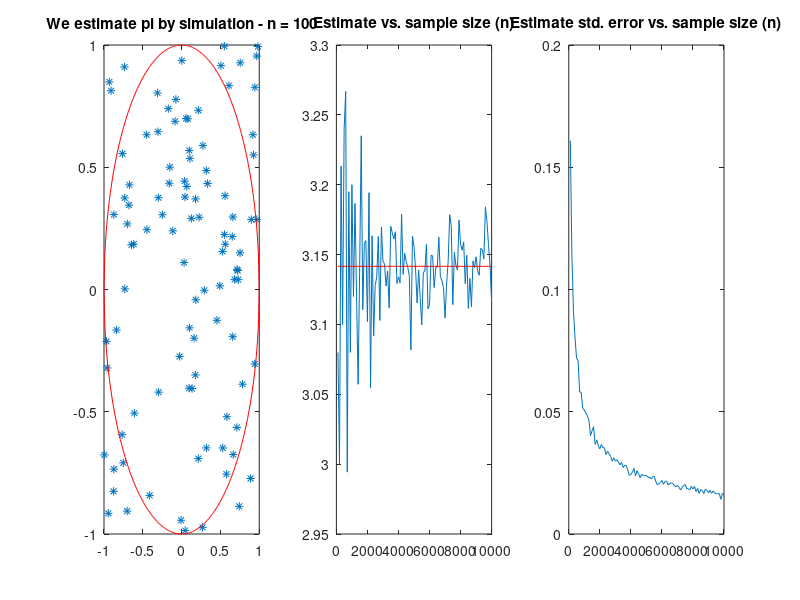

Recreate this plot in MATLAB.
%
% Description: A classic simulation example: Estimating pi by simulating dots on unit circle (area=pi) on the square
%([-1,1],[-1,1]) and multiply ratio of dots inside unit cirlce to outside
%by 4 (area of square) to estimate pi.

clear all; clc;
n=100:100:10000;         %#dots used
m=250;                  %#replications to see std. dev. of estimate

%memory allocation
Estimate = NaN(length(n),1);
Error = NaN(length(n),1);
StdError = NaN(length(n),1);

%Creates local function to calculate distance from (0,0)
FunDistance = @(x1,x2) sqrt(x1.^2.+x2.^2);

%Loops over sample sizes
for i = 1:length(n)
    %Gets m estimates per sample size to estimate std. dev. of error
    for j=1:m
        %Draws coordinates from [-1,1]
        X = unifrnd(-1,1,n(i),2);
        %Gets distance from (0,0)
        y = FunDistance(X(:,1),X(:,2));
        %estimates pi by scaling fraction with area
        Estimate(i,j) = 4*mean(y<1);
        %gets error
        Error(i,j) =  Estimate(i,j)-pi;
        %plots first simulation
        if i==1 && j==1
           figure(1)
           subplot(1,3,1); 
           plot(X(:,1),X(:,2),'*')
           title('We estimate pi by simulation - n = 100')
           hold on;
           plot(-1:0.01:1,sqrt(1-(-1:0.01:1).^2),'red')
           hold on;
           plot(-1:0.01:1,-sqrt(1-(-1:0.01:1).^2),'red')
        end
    end
    StdError(i) = sqrt(var(Error(i,:)));
end

%Plots estimates and std. error
subplot(1,3,2); 
plot(n,Estimate(:,1))
hold on; plot(n,ones(length(n),1).*pi,'red')
title('Estimate vs. sample size (n)')
subplot(1,3,3); 
plot(n,StdError)
title('Estimate std. error vs. sample size (n)')

%Some helpful text
disp(['Pi estimate = 4 x ' num2str(mean(y<1)) ' = ' num2str(mean(y<1)*4)])
